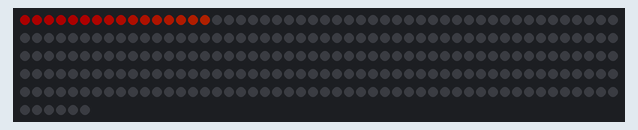
Simulated run of this sketch. Board: Arduino Uno, built with avr-gcc and run on an emulated ATmega328P. On the bench: 256 RGB LEDs in strip order, left to right, continuing on the next row. Dim RGB values are drawn brighter than linear.

Above: at 0.47 s.
At 4.48 s:
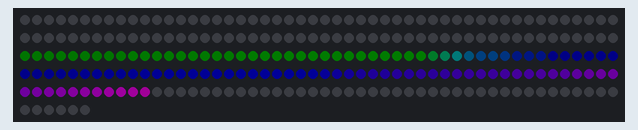
At 10.05 s:
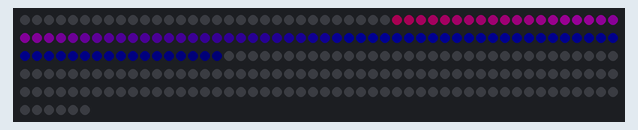
At 19.94 s:
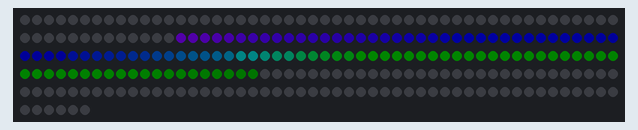
At 27.97 s:
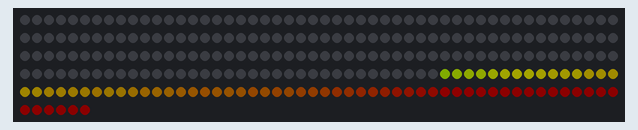
At 39.72 s:
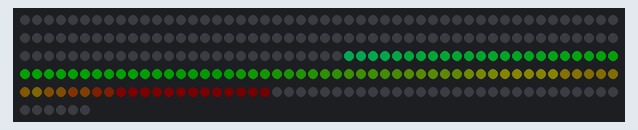

The sketch:

cyclon_demo.ino
```cpp
/// @file    Cylon.ino
/// @brief   An animation that moves a single LED back and forth (Larson Scanner effect)
/// @example Cylon.ino
#define FASTLED_ESP8266_NODEMCU_PIN_ORDER
#include <FastLED.h>

// How many leds in your strip?
#define NUM_LEDS 256

// For led chips like Neopixels, which have a data line, ground, and power, you just
// need to define DATA_PIN.  For led chipsets that are SPI based (four wires - data, clock,
// ground, and power), like the LPD8806, define both DATA_PIN and CLOCK_PIN
#define DATA_PIN 0

// Define the array of leds
CRGB leds[NUM_LEDS];

void setup() {
	FastLED.addLeds<WS2812B,DATA_PIN,GRB>(leds,NUM_LEDS);
	FastLED.setBrightness(64);
}

void fadeall() { for(int i = 0; i < NUM_LEDS; i++) { leds[i].nscale8(250); } }

void loop() {
	static uint8_t hue = 0;
	// First slide the led in one direction
	for(int i = 0; i < NUM_LEDS; i++) {
		// Set the i'th led to red
		leds[i] = CHSV(hue++, 255, 255);
		// Show the leds
		FastLED.show();
		// now that we've shown the leds, reset the i'th led to black
		// leds[i] = CRGB::Black;
		fadeall();
		// Wait a little bit before we loop around and do it again
		delay(10);
	}

	// Now go in the other direction.
	for(int i = (NUM_LEDS)-1; i >= 0; i--) {
		// Set the i'th led to red
		leds[i] = CHSV(hue++, 255, 255);
		// Show the leds
		FastLED.show();
		// now that we've shown the leds, reset the i'th led to black
		// leds[i] = CRGB::Black;
		fadeall();
		// Wait a little bit before we loop around and do it again
		delay(10);
	}
}
```
